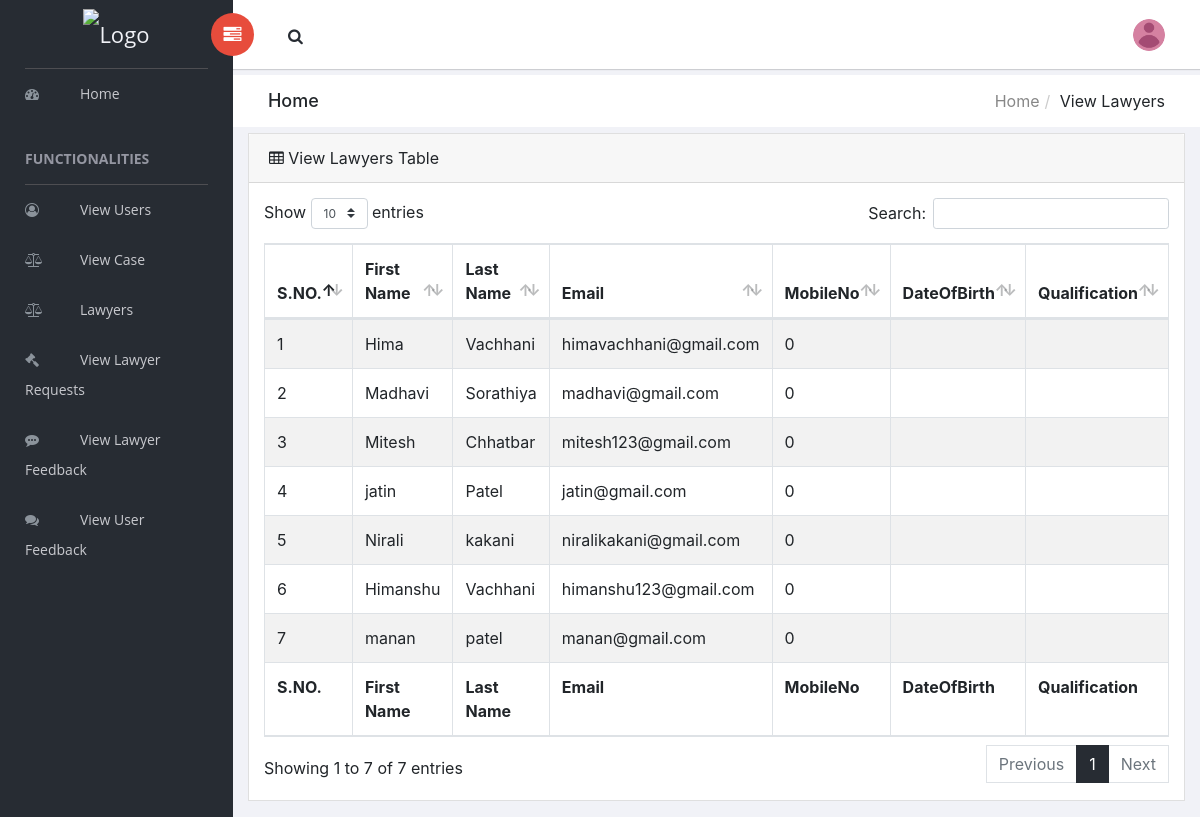
The app's page /admin/view_Lawyers.php (signed in) with its own data.
### tables this page shows
CREATE TABLE `decipher_lawyer_login_user` (
  `id` int(11) NOT NULL,
  `first_name` text NOT NULL,
  `last_name` text NOT NULL,
  `email` varchar(100) NOT NULL,
  `MobileNo` int(12) NOT NULL,
  `DateOfBirth` varchar(20) NOT NULL,
  `Qualification` varchar(20) NOT NULL,
  `password` text NOT NULL
);

### admin/view_Lawyers.php (the view, shortened to what this page needs)
<?php
	if(isset($_SESSION['user_id']) && $_SESSION['user_id']!=""){
	require_once('header.php');
	require_once('config.php');
	$select="SELECT * FROM `decipher_lawyer_login_user`";
	$query=mysqli_query($conn,$select);
?>
<div class="breadcrumbs">
            <div class="col-sm-4">
                <div class="page-header float-left">
                    <div class="page-title">
                        <h1>Home</h1>
                    </div>
                </div>
            </div>
            <div class="col-sm-8">
                <div class="page-header float-right">
                    <div class="page-title">
                        <ol class="breadcrumb text-right">
                            <li><a href="#">Home</a></li>
                            <li class="active">View Lawyers</li>
                        </ol>
                    </div>
                </div>
            </div>
</div>
<div id="content-wrapper">
    <div class="container-fluid">
        <div class="card mb-3">
          <div class="card-header">
            <i class="fa fa-table"></i>
			View Lawyers Table</div>
         <div class="card-body">
            <div class="table-responsive">
				<table id="bootstrap-data-table-export" class="table table-striped table-bordered">
                <thead>
                  <tr>
                    <th>S.NO.</th>
                    <th>First Name</th>
                    <th>Last Name</th>
                    <th>Email</th>
                    <th>MobileNo</th>
                    <th>DateOfBirth</th>
                    <th>Qualification</th>
                  </tr>
                </thead>
                <tfoot>
                  <tr>
                    <th>S.NO.</th>
                    <th>First Name</th>
                    <th>Last Name</th>
                    <th>Email</th>
                    <th>MobileNo</th>
                    <th>DateOfBirth</th>
                    <th>Qualification</th>
                  </tr>
                </tfoot>
	<tbody>
<?php $i=1;
	while ($res=mysqli_fetch_assoc($query))
{ ?>
<tr>
	<td><?php echo $i++; ?> </td>
	<td><?php echo  $res['first_name']; ?> </td>
	<td><?php echo $res['last_name']; ?> </td>
	<td><?php echo $res['email']; ?> </td>
    <td><?php echo $res['MobileNo'];?></td>
    <td><?php echo $res['DateOfBirth']; ?> </td>
    <td><?php echo $res['Qualification']; ?> </td>
</tr>
<?php } ?>
    </tbody>
</table>
            </div>
        </div>
    </div>
</div>
<?php require_once('footer.php');
}
else{
		echo "Please <a href='index.php'>Login</a> to Access This Page";
	}
?>

### admin/header.php (shortened to what this page needs)
<!doctype html>
<html class="no-js" lang="en">
<head>
    <link rel="stylesheet" href="vendors/bootstrap/dist/css/bootstrap.min.css">
    <link rel="stylesheet" href="vendors/font-awesome/css/font-awesome.min.css">
    <link rel="stylesheet" href="vendors/themify-icons/css/themify-icons.css">
    <link rel="stylesheet" href="vendors/flag-icon-css/css/flag-icon.min.css">
    <link rel="stylesheet" href="vendors/selectFX/css/cs-skin-elastic.css">
    <link rel="stylesheet" href="vendors/datatables.net-bs4/css/dataTables.bootstrap4.min.css">
    <link rel="stylesheet" href="vendors/datatables.net-buttons-bs4/css/buttons.bootstrap4.min.css">
    <link rel="stylesheet" href="css/style.css">
</head>
<body>
    <aside id="left-panel" class="left-panel">
        <nav class="navbar navbar-expand-sm navbar-default">
            <div class="navbar-header">
                <a class="navbar-brand" href="#"><img src="https://lh3.googleusercontent.com/proxy/i7NMumOCtraMcS41vSbgypa879Z2dj3JXqKE0FlXp__ZfDtFMKpkPRrD7AoEwtZWISt5brBG3OzbdiU1X4TvFKZxfBGawaM6v1CSGsGqwvl7BJBnzld5SDdhs_VJ" alt="Logo"></a>
            </div>
					<ul class="nav navbar-nav">
                    <li>
                        <a href="dashboard.php"> <i class="menu-icon fa fa-dashboard"></i>Home </a>
                    </li>
                    <h3 class="menu-title">Functionalities</h3>
                    <li>
                        <a href="view_user.php"> <i class="menu-icon fa fa-user-circle-o"></i>View Users </a>
                    </li>
                    <li>
                        <a href="view_case.php"> <i class="menu-icon fa fa-balance-scale"></i>View Case </a>
                    </li>
                    <li>
                    <a href="view_lawyers.php"> <i class="menu-icon fa fa-balance-scale"></i>Lawyers </a>
                    </li>
                    <li>
                        <a href="view_lawyer_req.php"> <i class="menu-icon fa fa-gavel"></i>View Lawyer Requests </a>
                    </li>
                    <li>
                        <a href="view_lawyer_feedback.php"> <i class="menu-icon fa fa-commenting"></i>View Lawyer Feedback</a>
                    </li>
                    <li>
                        <a href="view_user_feedback.php"> <i class="menu-icon fa fa-comments"></i>View User Feedback </a>
                    </li>
                </ul>
        </nav>
    </aside>
    <div id="right-panel" class="right-panel">
        <header id="header" class="header">
            <div class="header-menu">
                <div class="col-sm-7">
                    <a id="menuToggle" class="menutoggle pull-left"><i class="fa fa fa-tasks"></i></a>
                    <div class="header-left">
                        <button class="search-trigger"><i class="fa fa-search"></i></button>
                    </div>
                </div>
                <div class="col-sm-5">
                    <div class="user-area dropdown float-right">
                    <a href="#" class="dropdown-toggle" data-toggle="dropdown" aria-haspopup="true" aria-expanded="false">
                            <img class="user-avatar rounded-circle" alt="Admin">
                        </a>
                    </div>
                </div>
            </div>
        </header>

### admin/footer.php (shortened to what this page needs)
</body>
</html>

### records on screen
decipher_lawyer_login_user: first_name "Hima", last_name "Vachhani", email "himavachhani@gmail.com", MobileNo "0"
decipher_lawyer_login_user: first_name "Madhavi", last_name "Sorathiya", email "madhavi@gmail.com", MobileNo "0"
decipher_lawyer_login_user: first_name "Mitesh", last_name "Chhatbar", email "mitesh123@gmail.com", MobileNo "0"
decipher_lawyer_login_user: first_name "jatin", last_name "Patel", email "jatin@gmail.com", MobileNo "0"
decipher_lawyer_login_user: first_name "Nirali", last_name "kakani", email "niralikakani@gmail.com", MobileNo "0"
decipher_lawyer_login_user: first_name "Himanshu", last_name "Vachhani", email "himanshu123@gmail.com", MobileNo "0"
decipher_lawyer_login_user: first_name "manan", last_name "patel", email "manan@gmail.com", MobileNo "0"
